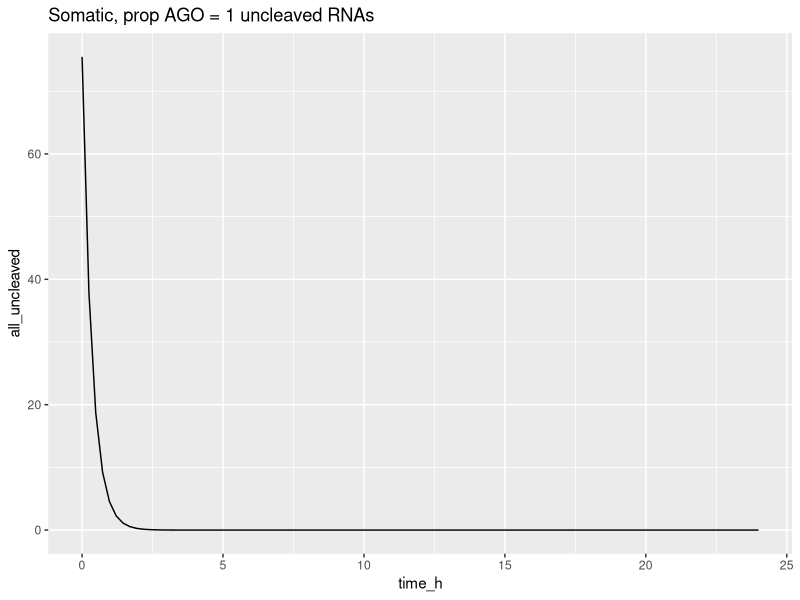
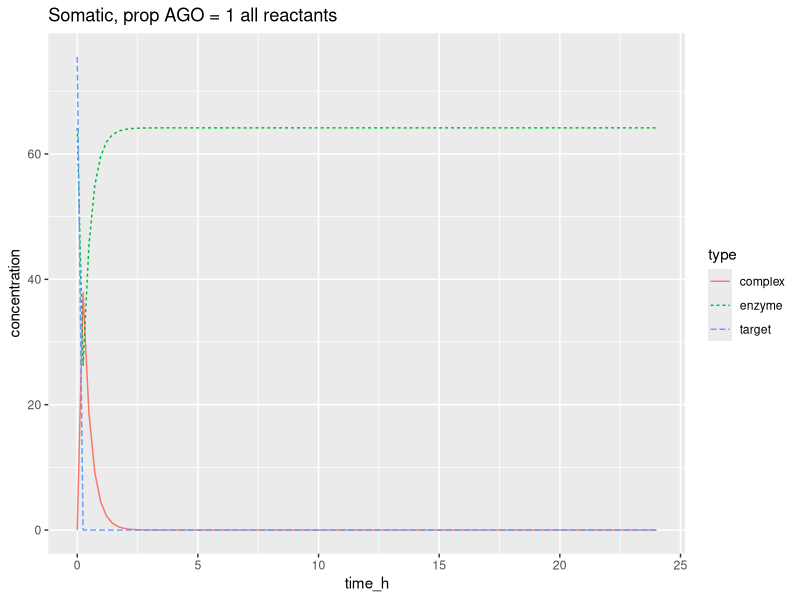
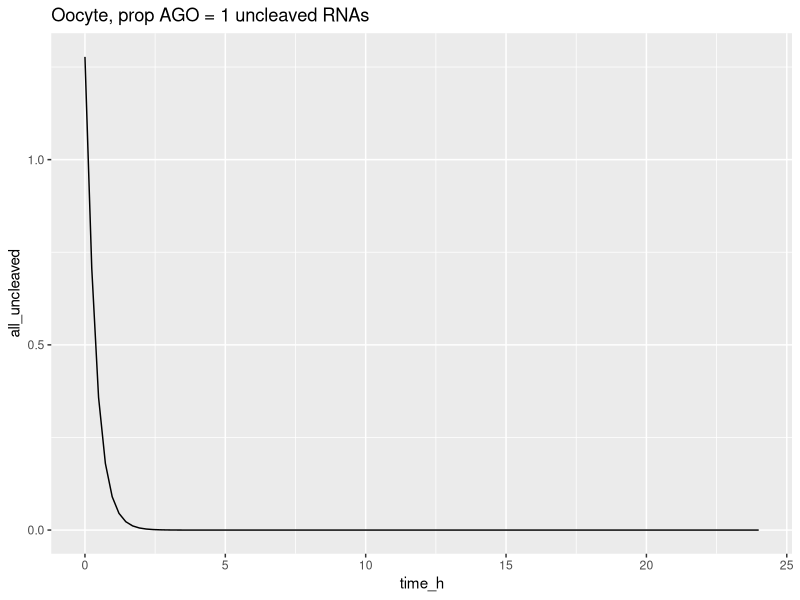
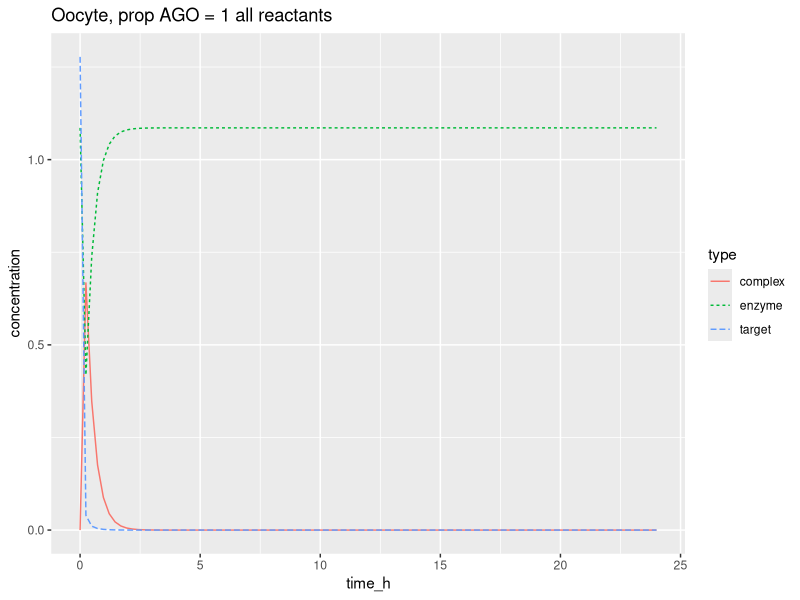
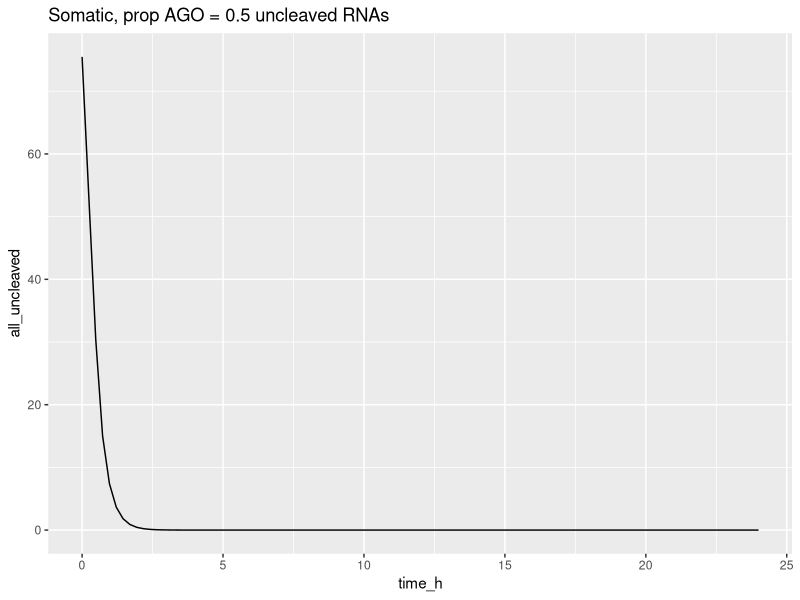
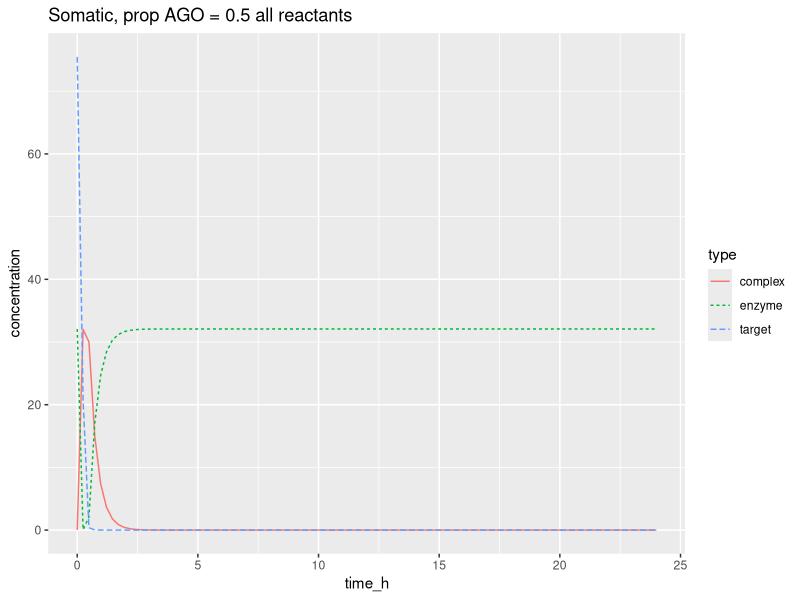
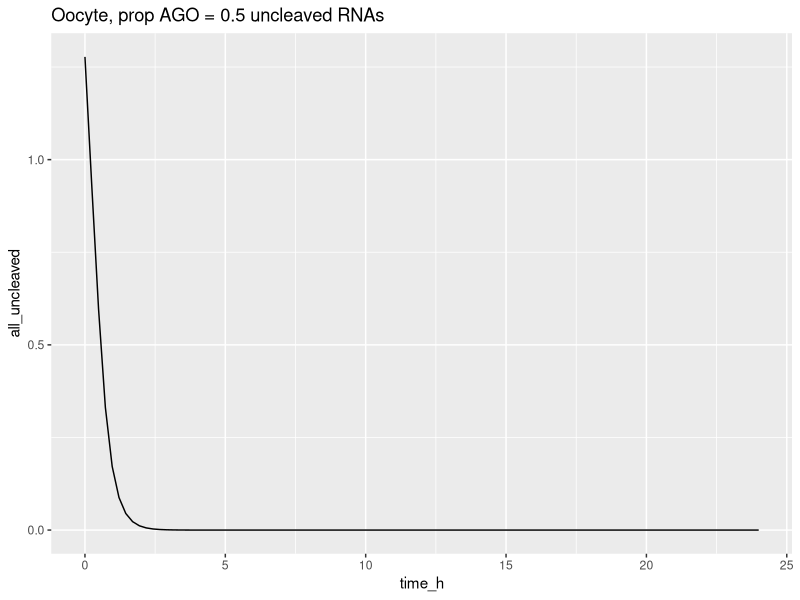
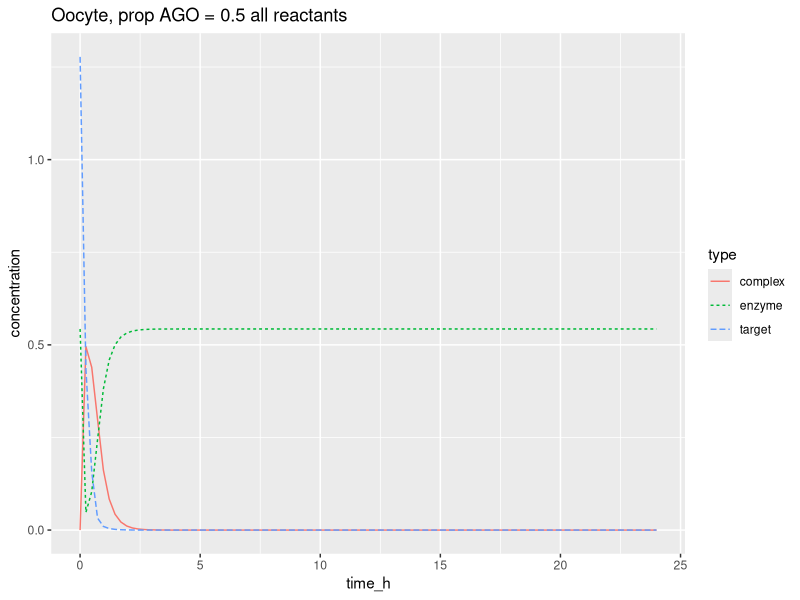

Write R code to recreate these figures, in order.
## ---- chunk 1
library(deSolve)
library(tidyverse)
library(cowplot)
## ---- chunk 2
#mole_unit <- 6.022e20 #Mili mole
# mole_unit_from_nano_mole <- 1e-6
# mole_unit_from_mole <- 1e3

mole_unit <- 6.022e14 #nano mole
mole_unit_from_nano_mole <- 1
mole_unit_from_mole <- 1e9
time_unit_from_sec <- 1/3600 #Use hour instead of seconds

K_M_siRNA <- 0.1 * mole_unit_from_nano_mole
k_on_siRNA <- 3.6e7 / (mole_unit_from_mole * time_unit_from_sec)
k_off_siRNA <- 7.7e-4 / time_unit_from_sec
k_cat_siRNA <- 8.1e-4 / time_unit_from_sec

k_on_miRNA <- 0.2e8 / (mole_unit_from_mole * time_unit_from_sec)
k_off_miRNA <- 0.051e-2 / time_unit_from_sec


AGO_somatic <- 1.7e5 / mole_unit
AGO_oocyte <- AGO_somatic

miRNA_target_proportion <- 0.2
siRNA_target_proportion <- miRNA_target_proportion

total_RNA_somatic <- 1e6 #5e5 - 1e6
total_RNA_oocyte <- 25e6

miRNA_target_somatic <- total_RNA_somatic * miRNA_target_proportion / mole_unit
siRNA_target_somatic <- total_RNA_somatic * siRNA_target_proportion / mole_unit
#somatic_radius <- 10e-6 
#somatic_volume <- (4/3)*pi* somatic_radius^3 * 1e3 #transforming from m^3 to litres
somatic_volume <- 4.4e-12

miRNA_target_oocyte <- total_RNA_oocyte * miRNA_target_proportion / mole_unit
siRNA_target_oocyte <- total_RNA_somatic * siRNA_target_proportion / mole_unit

#oocyte_radius <- 80e-6 
#oocyte_volume <- (4/3)*pi* oocyte_radius^3 * 1e3 #transforming from m^3 to litres
oocyte_volume <- 260e-12

times <- seq(0,24*60*60 * time_unit_from_sec, length.out = 100)



## ---- chunk 3
one_step_degradation <- function(t, state, parameters) {
  with(as.list(c(state, parameters)), {
    d_target <- -k_on * enzyme * target + k_off * complex 
    d_enzyme <- -k_on * enzyme * target + k_off * complex + k_cat * complex
    d_complex <- k_on * enzyme * target - k_off * complex - k_cat * complex
    list(c(d_target, d_enzyme, d_complex))
  })
}

plot_ode_result <- function(out, title) {
  out_tidy <- out %>% as.data.frame() %>% 
    gather(type, concentration, -time) %>%
    mutate(time_h = time / (3600 * time_unit_from_sec)) 
    
  
  uncleaved_plot <- out_tidy %>% 
    filter(type != "enzyme") %>%
    group_by(time_h) %>%
    summarise(all_uncleaved = sum(concentration)) %>%
    (function(data) { 
      ggplot(data,aes(x = time_h, y = all_uncleaved)) + geom_line() +
        ggtitle(paste0(title," uncleaved RNAs"))  +
        ylim(-1e-5, max(data$all_uncleaved)) 
    })

  print(uncleaved_plot)
  
  auxiliary_plot <- 
    ggplot(out_tidy, aes(x = time_h, y = concentration, color = type, linetype = type)) + geom_line() +
    ggtitle(paste0(title," all reactants") ) + 
    ylim(-1e-5, max(out_tidy$concentration))


  print(auxiliary_plot)
}

for(prop_AGO_available_siRNA in c(1,0.5,0.1)) {



  params_siRNA <- c(k_cat = k_cat_siRNA, k_on = k_on_siRNA, k_off = k_off_siRNA)
  
  state <- c(target = siRNA_target_somatic / somatic_volume, enzyme = prop_AGO_available_siRNA * AGO_somatic / somatic_volume, complex = 0)
  
  out_siRNA <- ode(y = state, times = times, func = one_step_degradation, parms = params_siRNA)
  
  
  
  plot_ode_result(out_siRNA,paste0("Somatic, prop AGO = ", prop_AGO_available_siRNA))
  
  
  
  state <- c(target = siRNA_target_oocyte / oocyte_volume, enzyme = prop_AGO_available_siRNA * AGO_oocyte / oocyte_volume, complex = 0)
  
  out_siRNA_oo <- ode(y = state, times = times, func = one_step_degradation, parms = params_siRNA)
  
  plot_ode_result(out_siRNA_oo,paste0("Oocyte, prop AGO = ", prop_AGO_available_siRNA))
}
## ---- chunk 4

prop_AGO_available_miRNA = 0.1


k_cat_miRNA_one_step <- 0.2 * k_cat_siRNA
params_miRNA_one_step <- c(k_cat = k_cat_miRNA_one_step, k_on = k_on_miRNA, k_off = k_off_miRNA)

state <- c(target = miRNA_target_somatic / somatic_volume, enzyme = prop_AGO_available_miRNA * AGO_somatic / somatic_volume, complex = 0)

out_miRNA_one_step_somatic <- ode(y = state, times = times, func = one_step_degradation, parms = params_miRNA_one_step)

plot_ode_result(out_miRNA_one_step_somatic, "miRNA - somatic - one step deg.")


state <- c(target = miRNA_target_oocyte / oocyte_volume, enzyme = prop_AGO_available_miRNA * AGO_oocyte / oocyte_volume, complex = 0)

out_miRNA_one_step_oo <- ode(y = state, times = times, func = one_step_degradation, parms = params_miRNA_one_step)

plot_ode_result(out_miRNA_one_step_oo, "miRNA - Oocyte - one step deg.")

## ---- chunk 5
k_cat_miRNA <- 0.2 * k_cat_siRNA
k_intermediate_miRNA <- 1 * k_cat_siRNA


two_step_degradation <- function(t, state, parameters) {
  with(as.list(c(state, parameters)), {
    d_target <- -k_on * enzyme * target + k_off * complex 
    d_enzyme <- -k_on * enzyme * target + k_off * complex + k_cat * intermediate
    d_complex <- k_on * enzyme * target - k_off * complex - k_intermediate * complex
    d_intermediate <- k_intermediate * complex - k_cat * intermediate
    list(c(d_target, d_enzyme, d_complex, d_intermediate))
  })
}

params_miRNA <- c(k_on = k_on_miRNA, k_off = k_off_miRNA, k_cat = k_cat_miRNA, k_intermediate = k_intermediate_miRNA)

state_somatic <- c(target = miRNA_target_somatic / somatic_volume, enzyme = (prop_AGO_available_miRNA * AGO_somatic) / somatic_volume, complex = 0, intermediate = 0)

out_miRNA <- ode(y = state_somatic, times = times, func = two_step_degradation, parms = params_miRNA)



plot_ode_result(out_miRNA, "Somatic")

state_oo <- c(target = miRNA_target_oocyte / oocyte_volume, enzyme = (prop_AGO_available_miRNA * AGO_oocyte) / oocyte_volume, complex = 0, intermediate = 0)

out_miRNA_oo <- ode(y = state_oo, times = times, func = two_step_degradation, parms = params_miRNA)

plot_ode_result(out_miRNA_oo, "Oocyte")
